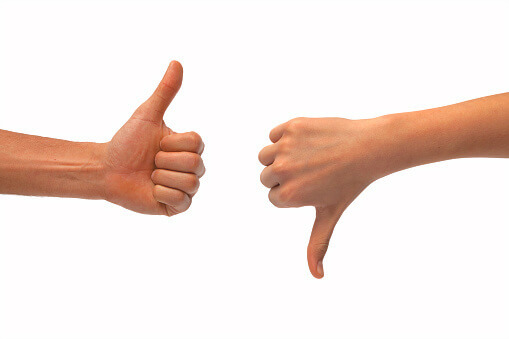
#> input picture thumbs_up_down.jpg, 509 x 339 px
$ python HandLinesDetection.py
#> lines starting #> are read from the running program, lines starting #| are printed output that depends on the picture; after the words box and inside, x2 and y2 are one past the last pixel; in counts of white or black regions, pixels touching at a corner belong together
import cv2
import numpy as np
img=cv2.imread("thumbs_up_down.jpg")
#> img is the input picture: shape (339, 509, 3); mean B, G, R 221.7, 227.3, 242.6

img_Gray=cv2.cvtColor(img,cv2.COLOR_BGR2GRAY)
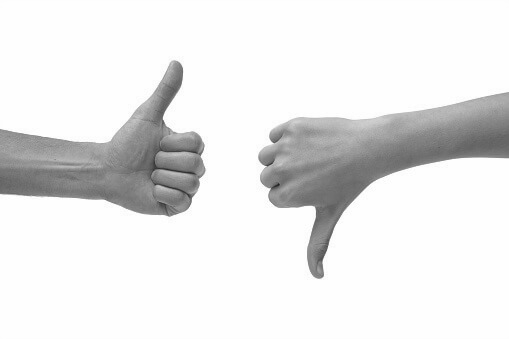
#> img_Gray: shape (339, 509); min 33, max 255, mean 231.4
_,th=cv2.threshold(img_Gray,200,255,cv2.THRESH_BINARY)
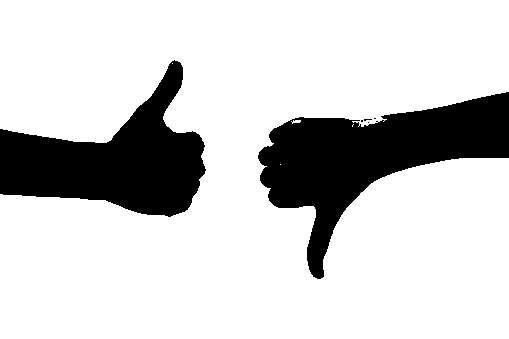
#> th: shape (339, 509); 80.4% white; 6 black regions (4 under 20 px)

contours,hirechy=cv2.findContours(th,cv2.RETR_TREE,cv2.CHAIN_APPROX_SIMPLE)
#> contours = 10 contours, 9 with area under 20; largest, box (x1, y1, x2, y2) and area: (0, 0, 509, 339) 137350; hirechy = [[1, -1, -1, -1], [2, 0, -1, -1], [3, 1, -1, -1], [4, 2, -1, -1], [-1, 3, 5, -1], [6, -1, -1, 4], [7, 5, -1, 4], [8, 6, -1, 4], [9, 7, -1, 4], [-1, 8, -1, 4]]
cv2.drawContours(img,contours,-1,(0,255,0),3)
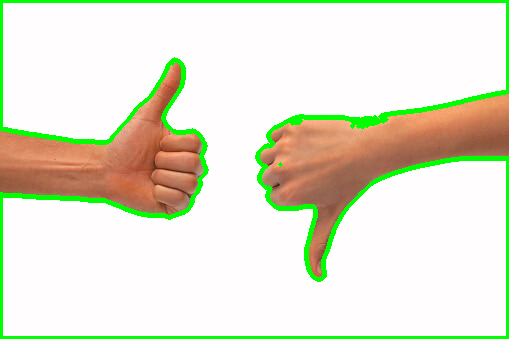
#> img: shape (339, 509, 3); 6.42% of pixels changed, all inside (x1, y1, x2, y2) = (0, 0, 509, 339)

cv2.imshow("image",img)
cv2.waitKey()
cv2.destroyAllWindows()
